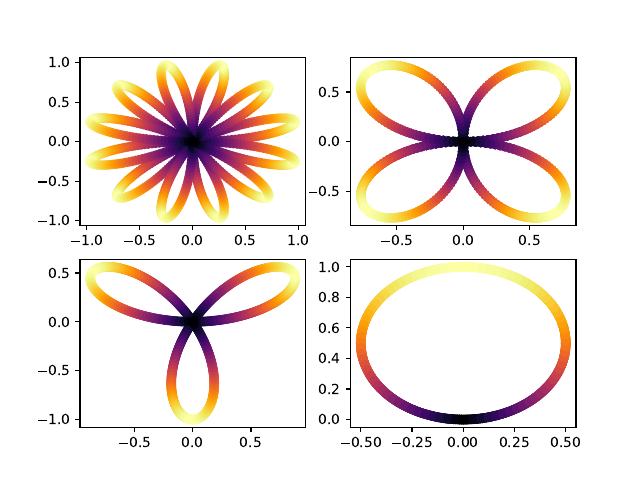

Source code (Python):
import numpy as np
import matplotlib.pyplot as plt

time = np.linspace(0, 1, 1000)

signal = np.array([np.sin(12*np.pi*t) for t in time])

flower1 = np.array([signal[i] * (np.e **(2*np.pi*1j*time[i])) for i in range(1000)])
flower2 = np.array([signal[i] * (np.e **(4*np.pi*1j*time[i])) for i in range(1000)])
flower3 = np.array([signal[i] * (np.e **(6*np.pi*1j*time[i])) for i in range(1000)])
flower4 = np.array([signal[i] * (np.e **(12*np.pi*1j*time[i])) for i in range(1000)])

real = np.array([x.real for x in flower1])
imag = np.array([x.imag for x in flower1])

fig, axs  = plt.subplots(2, 2)
axs[0][0].scatter(flower1.real, flower1.imag, c=np.abs(flower1), cmap='inferno')
axs[1][0].scatter(flower2.real, flower2.imag, c=np.abs(flower2), cmap='inferno')
axs[0][1].scatter(flower3.real, flower3.imag, c=np.abs(flower3), cmap='inferno')
axs[1][1].scatter(flower4.real, flower4.imag, c=np.abs(flower4), cmap='inferno')

plt.savefig("ex2.pdf")